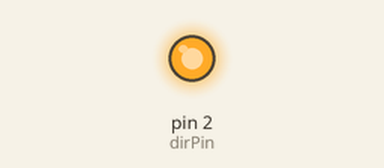
Recording of a sketch running on a simulated Arduino Uno, built with avr-gcc and run on an emulated ATmega328P. Shown: output pins drawn as LEDs (lit = HIGH). Pins used as bus, display or sensor lines are not drawn.

Above: at 0.4 s.
At 5.0 s:
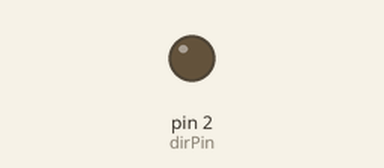
Timing chart, 0 to 7.1 s (numbered marks = the images above):
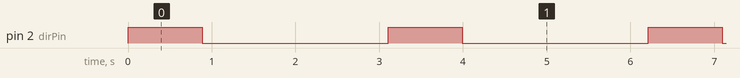

The sketch:

StepperViaShield.ino
```cpp
int dirPin = 2;
int stepperPin = 3;

void setup() {
    pinMode(dirPin, OUTPUT);
    pinMode(stepperPin, OUTPUT);
}

void step(boolean dir,int steps){
    digitalWrite(dirPin,dir);
    delay(50);
    for(int i=0;i<steps;i++){
        digitalWrite(stepperPin, HIGH);
        delayMicroseconds(100);
        digitalWrite(stepperPin, LOW);
        delayMicroseconds(100);
    }
}

void loop(){
    step(true,1600);
    delay(500);
    step(false,1600*5);
    delay(500);
}
```

Measured:
- by itself, pin 2 (dirPin): alternates HIGH for 0.88 s and LOW for 2.2 s
